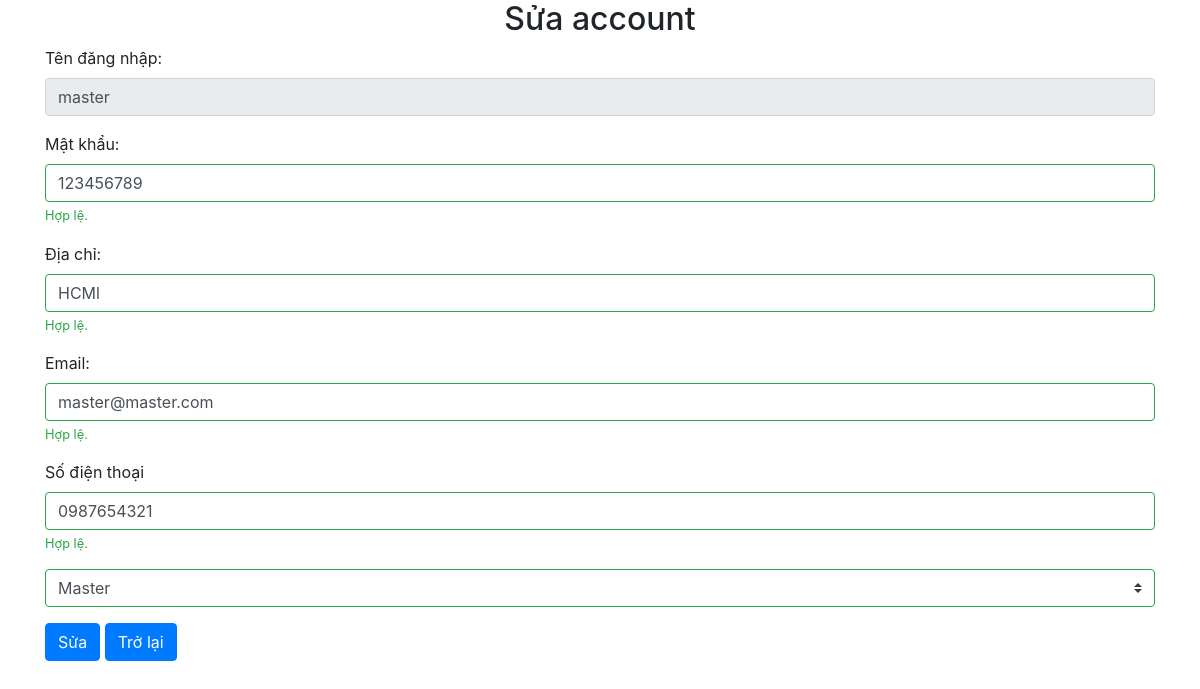
The app's page /suauser.php?username=master (signed in) with its own data.
### tables this page shows
CREATE TABLE `user` (
  `MaKhachHang` int(100) NOT NULL,
  `UserName` varchar(300) NOT NULL,
  `Password` varchar(100) NOT NULL,
  `DiaChi` varchar(300) NOT NULL,
  `Email` varchar(100) NOT NULL,
  `SDT` varchar(100) NOT NULL,
  `Quyen` varchar(100) DEFAULT NULL,
  `TrangThai` varchar(30) NOT NULL,
  `tenKH` varchar(100) NOT NULL DEFAULT 'khachhang'
);

### DataProvider.php (called while the page is built, shortened)
<?php
$quyenArray = array(
	"master" => "Master",
	"qlnv" => "Quản lý nhân viên",
	"nvdd" => "Nhân viên duyệt đơn",
	"customer" => "Khách hàng",
	"nvqlkho" => "Nhân viên quản lý kho"
);

### suauser.php (the view, shortened to what this page needs)
<?php
if (!isset($_SESSION["member"])) {
  header("location:body.php");
} else {
?>
  <?php
  require('DataProvider.php');
  $query = "SELECT * FROM user WHERE UserName = '" . $_REQUEST['username'] . "'";
  $result = mysqli_query($conn, $query);
  $row = mysqli_fetch_array($result);
  ?>
  <html>
  <head>
    <link rel="stylesheet" type="text/css" href="css/bootstrap.css">
  </head>
  <body>
    <div class="container">
      <h2 style="text-align: center;">Sửa account</h2>
      <form action="xulyuser.php" method="post" class="was-validated">
        <div class="form-group">
          <label for="uname">Tên đăng nhập:</label>
          <input type="text" disabled class="form-control" id="uname" placeholder="Mời điền tên đăng nhập" value="<?php echo $row['UserName']; ?>" name="txtUser" required>
        </div>
        <div class="form-group">
          <label for="pwd">Mật khẩu:</label>
          <input type="text" class="form-control" id="pwd" placeholder="Mời nhập mật khẩu" value="<?php echo $row['Password']; ?>" name="txtPass" required>
          <div class="valid-feedback">Hợp lệ.</div>
        </div>
        <div class="form-group">
          <label for="uname">Địa chỉ:</label>
          <input type="text" class="form-control" id="uname" placeholder="Mời nhập địa chỉ" value="<?php echo $row['DiaChi']; ?>" name="txtDiachi" required>
          <div class="valid-feedback">Hợp lệ.</div>
        </div>
        <div class="form-group">
          <label for="pwd">Email:</label>
          <input type="text" class="form-control" id="pwd" placeholder="Mời nhập địa chỉ email" value="<?php echo $row['Email']; ?>" name="txtEmail" required>
          <div class="valid-feedback">Hợp lệ.</div>
        </div>
        <div class="form-group">
          <label for="pwd">Số điện thoại</label>
          <input type="text" class="form-control" id="pwd" placeholder="Mời nhập số điện thoại" value="<?php echo $row['SDT']; ?>" name="txtSDT" required>
          <div class="valid-feedback">Hợp lệ.</div>
        </div>
        <select class="custom-select mr-sm-2 mb-3" name="txtquyen" id="inlineFormCustomSelect">
          <?php
          foreach ($quyenArray as $key => $value) {
            if ($row['Quyen'] == $key) {
              echo '<option selected value="' . $key . '">' . $value . '</option>';
            } else
              echo '<option value="' . $key . '">' . $value . '</option>';
          } ?>
        </select>
        <button type="submit" class="btn btn-primary">Sửa</button>
        <a class="btn btn-primary" href="quanlyaccount.php">Trở lại</a>
      </form>
    </div>
  </body>
  </html>
<?php } ?>

### records on screen
user: txtUser "master", txtPass "123456789", txtDiachi "HCMl", txtEmail "master@master.com", txtSDT "0987654321", txtquyen "Master"
